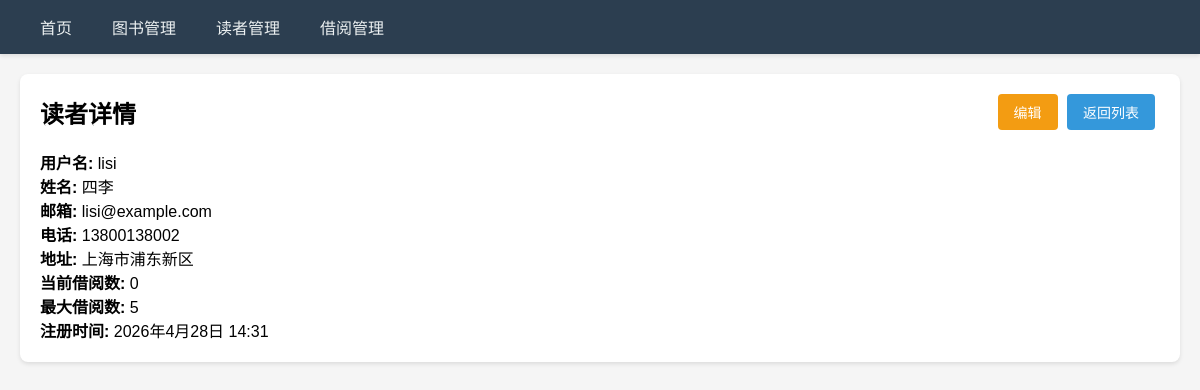
Screenshot of /readers/2/ with the database file from the repository.
### books/models.py (models this page shows, shortened)
class Reader(models.Model):
    user = models.OneToOneField(User, on_delete=models.CASCADE, verbose_name='用户')
    phone = models.CharField(max_length=20, verbose_name='电话')
    address = models.CharField(max_length=200, blank=True, verbose_name='地址')
    max_borrow_count = models.IntegerField(default=5, verbose_name='最大借阅数')
    current_borrow_count = models.IntegerField(default=0, verbose_name='当前借阅数')
    created_at = models.DateTimeField(auto_now_add=True, verbose_name='注册时间')
    class Meta:
        verbose_name = '读者'
        verbose_name_plural = '读者'
        ordering = ['-created_at']

### books/views/reader_views.py (the view)
# urls.py: path('readers/<int:pk>/', views.reader_detail, name='reader_detail'),
def reader_detail(request, pk):
    reader = get_object_or_404(Reader, pk=pk)
    return render(request, 'readers/reader_detail.html', {'reader': reader})

### books/templates/readers/reader_detail.html (shortened to what this page needs)
{% extends 'base.html' %}
{% block content %}
<div class="card">
    <div style="display: flex; justify-content: space-between; align-items: center;">
        <h2>读者详情</h2>
        <div>
            <a href="{% url 'reader_edit' reader.pk %}" class="btn btn-warning">编辑</a>
            <a href="{% url 'reader_list' %}" class="btn btn-primary">返回列表</a>
        </div>
    </div>
    <div style="margin-top: 20px;">
        <p><strong>用户名:</strong> {{ reader.user.username }}</p>
        <p><strong>姓名:</strong> {{ reader.user.first_name }}{{ reader.user.last_name }}</p>
        <p><strong>邮箱:</strong> {{ reader.user.email }}</p>
        <p><strong>电话:</strong> {{ reader.phone }}</p>
        <p><strong>地址:</strong> {{ reader.address|default:'暂无地址' }}</p>
        <p><strong>当前借阅数:</strong> {{ reader.current_borrow_count }}</p>
        <p><strong>最大借阅数:</strong> {{ reader.max_borrow_count }}</p>
        <p><strong>注册时间:</strong> {{ reader.created_at }}</p>
    </div>
</div>
{% endblock %}

### books/templates/base.html (style rules this page uses)
* { margin: 0; padding: 0; box-sizing: border-box; }
body { font-family: 'Microsoft YaHei', Arial, sans-serif; background-color: #f5f5f5; }
.card { background: white; border-radius: 8px; padding: 20px; box-shadow: 0 2px 4px rgba(0,0,0,0.1); margin-bottom: 20px; }
.btn { display: inline-block; padding: 8px 16px; border: none; border-radius: 4px; cursor: pointer; text-decoration: none; font-size: 14px; margin-right: 5px; }
.btn-primary { background-color: #3498db; color: white; }
.btn-warning { background-color: #f39c12; color: white; }

### rows the page displays
Reader: user.username "lisi", user.first_name "四", user.last_name "李", user.email "lisi@example.com", phone "13800138002", address "上海市浦东新区", current_borrow_count "0", max_borrow_count "5", created_at "2026年4月28日 14:31"
